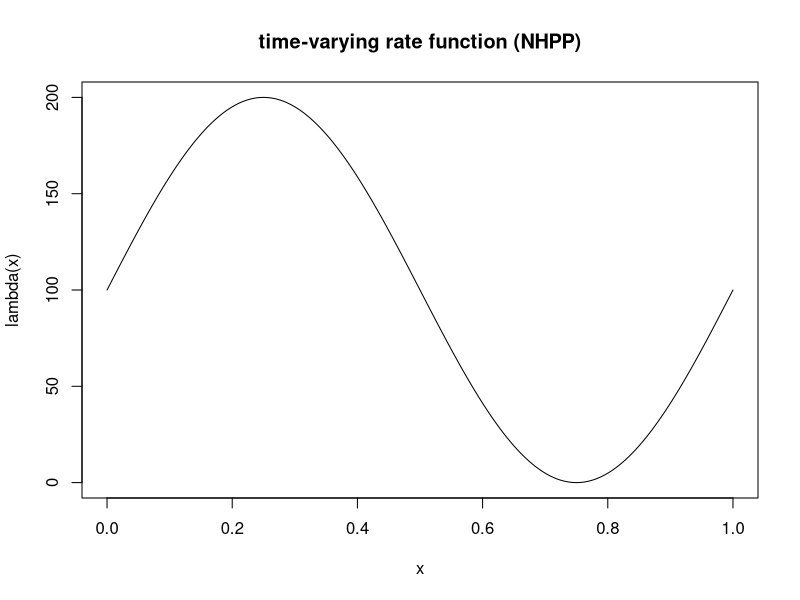

The R source for this figure: (Note: a time limit stopped this script after it produced the figure.)
###############################################################################
#       __  ______   _____ __  __      __  ______   __________  ____
#      /  |/  /   | / ___// / / /     /  |/  /   | / ____/ __ \/ __ \
#     / /|_/ / /| | \__ \/ /_/ /_____/ /|_/ / /| |/ /   / /_/ / / / /
#    / /  / / ___ |___/ / __  /_____/ /  / / ___ / /___/ _, _/ /_/ /
#   /_/  /_/_/  |_/____/_/ /_/     /_/  /_/_/  |_\____/_/ |_|\____/
#
#   MASH-MACRO
#   Testing Ground
#   August 31, 2017
#
###############################################################################

rm(list=ls());gc()

Tmax=20

lambda <- function(x){
  100*(sin(2*x*pi)+1)
}

curve(expr = lambda,from = 0,to = 1,n = 1000,type = "l",main = "time-varying rate function (NHPP)")

integrate(f = lambda,lower = 0,upper = 1,subdivisions = 1e3)$value

Lambda <- function(t){
  integrate(f=lambda,lower=0,upper=t)$value
}

Lambda <- Vectorize(FUN = Lambda)

v=seq(0,Tmax,length=1000)
s=0
X=0

t=min(v[which(Lambda(v)>=s)])

while(X[length(X)]<Tmax){
  u=runif(1)
  s=s-log(u)
  t=min(v[which(Lambda(v)>=s)])
  if(t>Tmax){break()}
  X=c(X,t)
  print(paste0("sampled t: ",t))
}

hist(X,breaks=seq(0,max(X)+1,by=.1),col="steelblue",main="NHPP trajectory",xlab="Time",ylab="")
   u=seq(0,max(X),by=.02)
   lines(u,lambda(u)/10,lwd=2,col="red")

cutX = cut(x = X,breaks=0:20,right = FALSE)
table(cutX)
